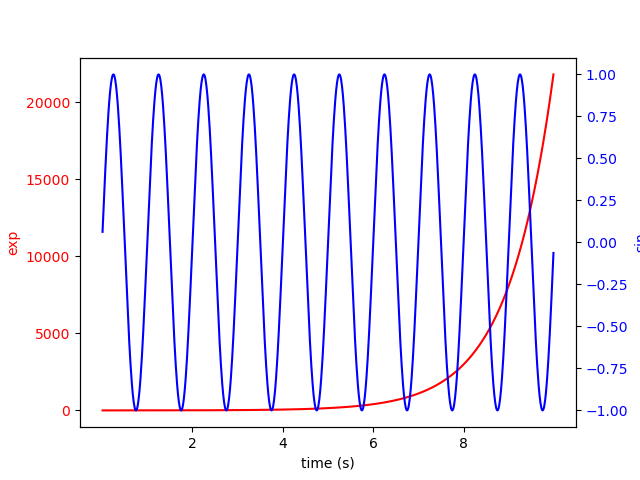
#> input picture data-visualisation-training/2axis.png, 640 x 480 px
$ python -i app.py   (imports and definitions only)
#> lines starting #> are read from the running program, lines starting #| are printed output that depends on the picture
#> further down, picture is the input picture: shape (480, 640, 3); mean B, G, R 251.3, 239, 240.6
import cv2
import numpy as np
import streamlit as st
from PIL import Image

def stylized_painting_image(img: np.ndarray) -> np.ndarray:
    # Smooth detail without blurring edges
    smoothed = cv2.edgePreservingFilter(img, flags=1, sigma_s=64, sigma_r=0.4)

    # Increase color depth and warmth
    lab = cv2.cvtColor(smoothed, cv2.COLOR_BGR2LAB)
#> lab: shape (480, 640, 3); mean of channels 0, 1, 2 238.1, 133.1, 120.9
    l, a, b = cv2.split(lab)
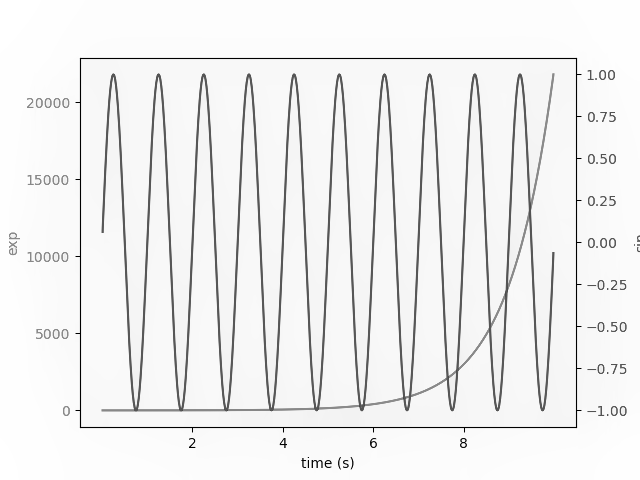
#> l: shape (480, 640); min 0, max 255, mean 238.1
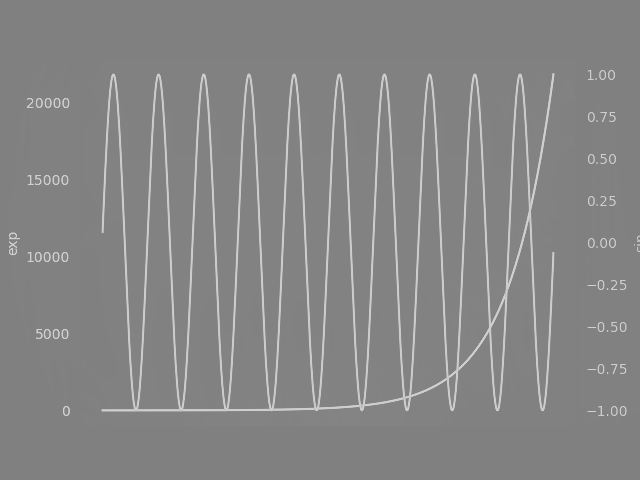
#> a: shape (480, 640); min 128, max 208, mean 133.1
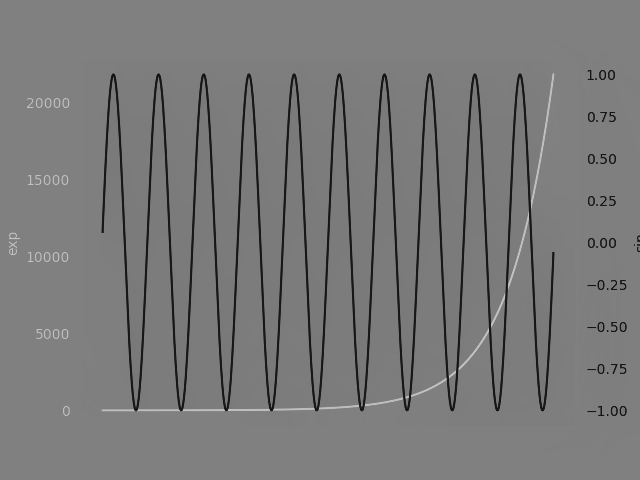
#> b: shape (480, 640); min 20, max 194, mean 120.9
    l = cv2.equalizeHist(l)
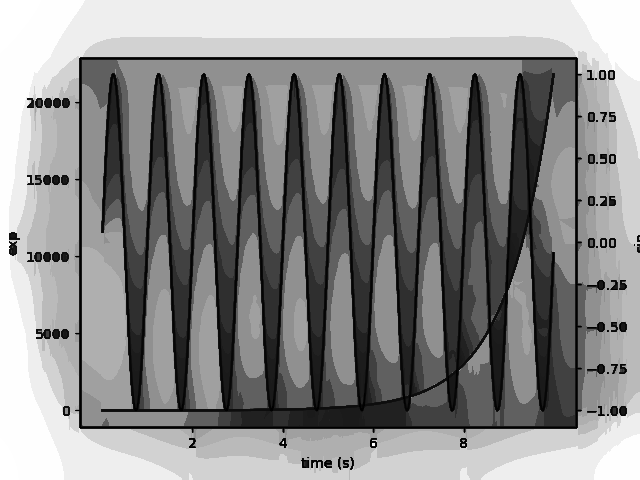
#> l: shape (480, 640); min 0, max 255, mean 138.4
    enhanced = cv2.merge((l, a, b))
#> enhanced: shape (480, 640, 3); mean of channels 0, 1, 2 138.4, 133.1, 120.9
    enhanced = cv2.cvtColor(enhanced, cv2.COLOR_LAB2BGR)
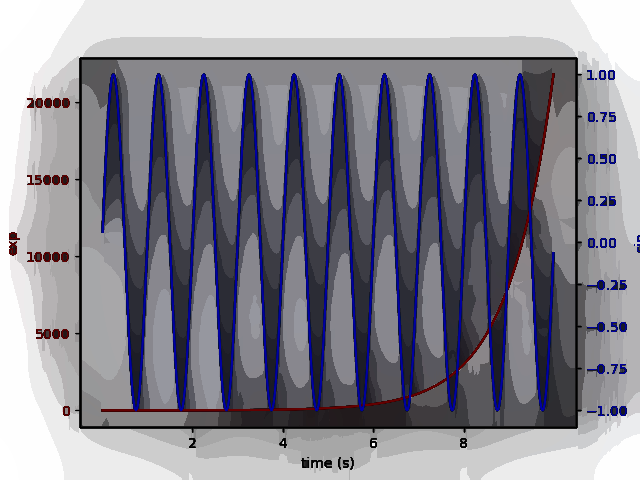
#> enhanced: shape (480, 640, 3); mean B, G, R 144.7, 132.8, 133.8

    # Subtle oil painting feel
    oil_paint = cv2.xphoto.oilPainting(enhanced, size=7, dynRatio=1)
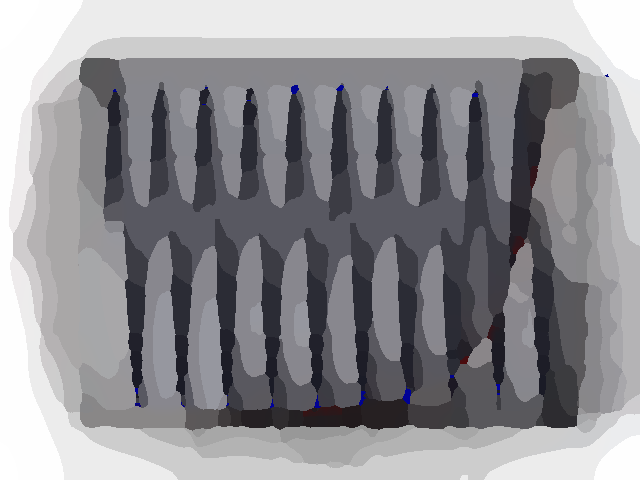
#> oil_paint: shape (480, 640, 3); mean B, G, R 147.6, 143.4, 144

    return oil_paint

# --- Streamlit App UI ---

# [17 lines not run here, left out]

>>> import cv2
>>> picture = cv2.imread('../../data-visualisation-training/2axis.png')
>>> result = stylized_painting_image(picture)

$ run again, on data-visualisation-training/fuel_counts_bar_chart.png
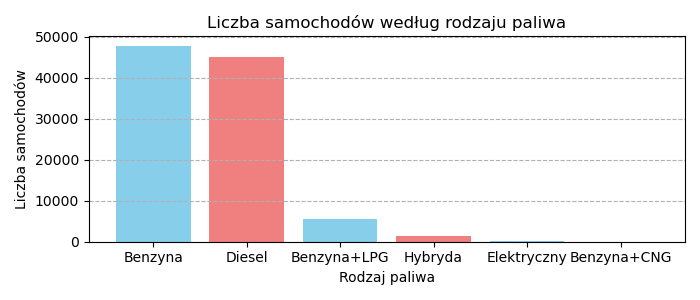
#> input picture data-visualisation-training/fuel_counts_bar_chart.png, 700 x 300 px
#> picture is the input picture: shape (300, 700, 3); mean B, G, R 237, 234.7, 236.8
#> lab: shape (300, 700, 3); mean of channels 0, 1, 2 235.3, 129.6, 127.7
#> in stylized_painting_image, `l, a, b = cv2.split(lab)`:
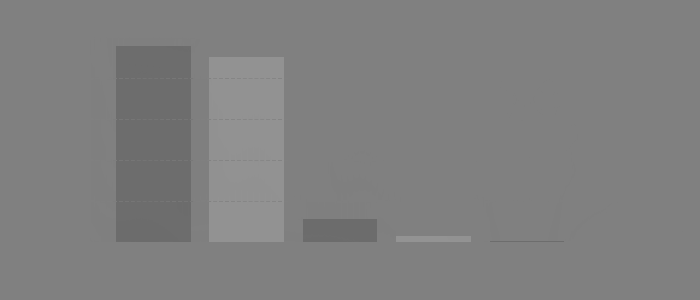
#> b: shape (300, 700); min 108, max 147, mean 127.7
#> in stylized_painting_image, `oil_paint = cv2.xphoto.oilPainting(enhanced, size=7, dynRatio=1)`:
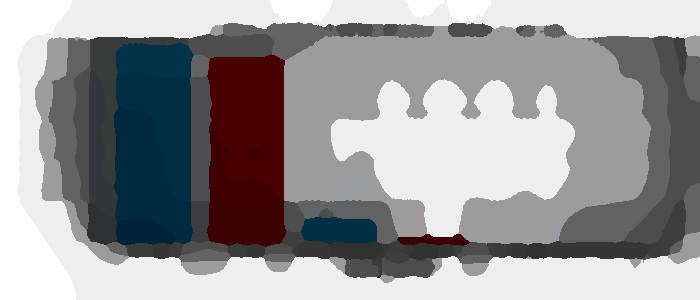
#> oil_paint: shape (300, 700, 3); mean B, G, R 152.5, 150.8, 151.9

$ run again, on data-visualisation-training/gearbox_stats.png
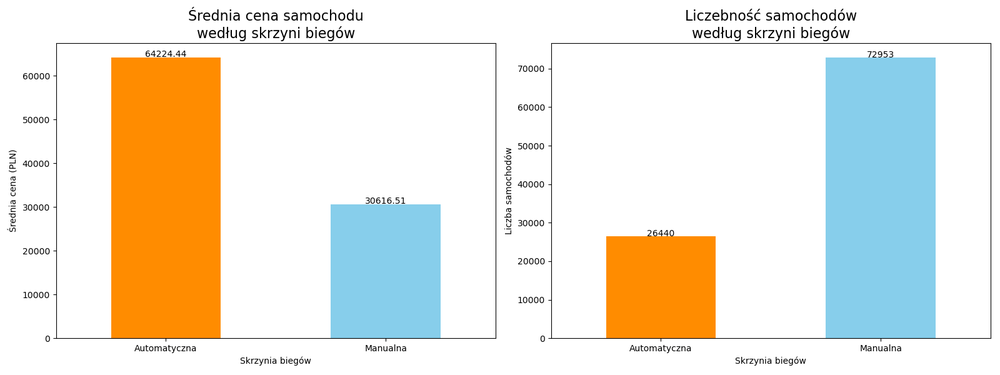
#> input picture data-visualisation-training/gearbox_stats.png, 1000 x 375 px, shrunk from 1600 x 600 before the run
#> picture is the input picture: shape (375, 1000, 3); mean B, G, R 219.7, 231.8, 236
#> lab: shape (375, 1000, 3); mean of channels 0, 1, 2 234.4, 130.1, 133.7
#> in stylized_painting_image, `l, a, b = cv2.split(lab)`:
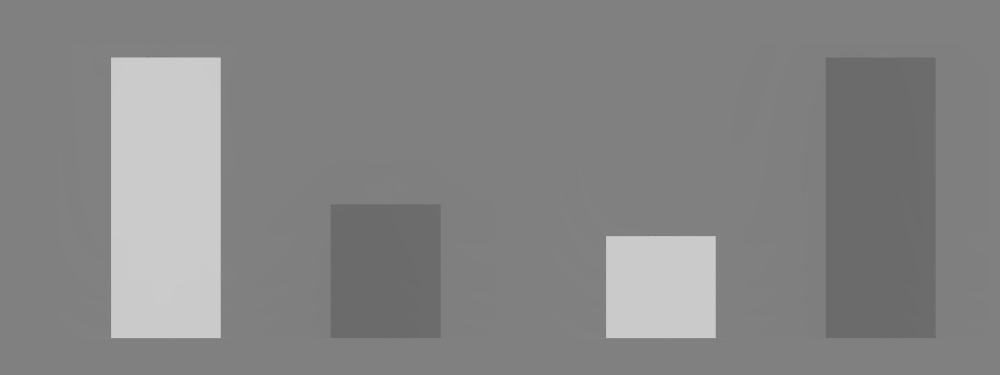
#> b: shape (375, 1000); min 106, max 203, mean 133.7
#> in stylized_painting_image, `oil_paint = cv2.xphoto.oilPainting(enhanced, size=7, dynRatio=1)`:
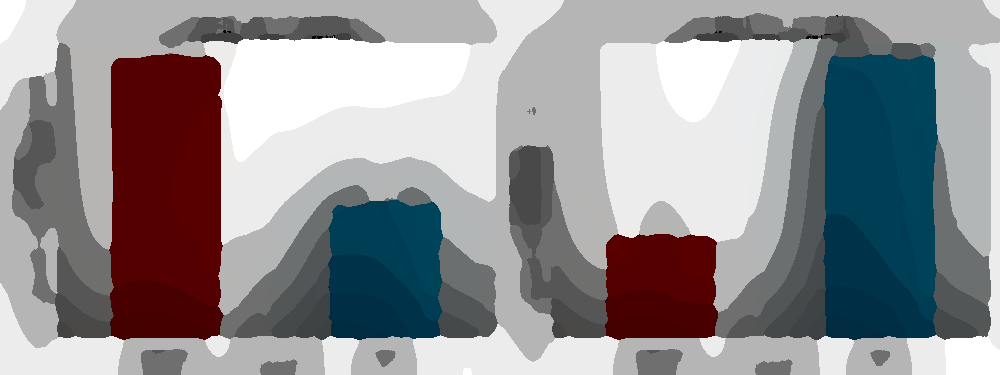
#> oil_paint: shape (375, 1000, 3); mean B, G, R 147.9, 145, 146.5
